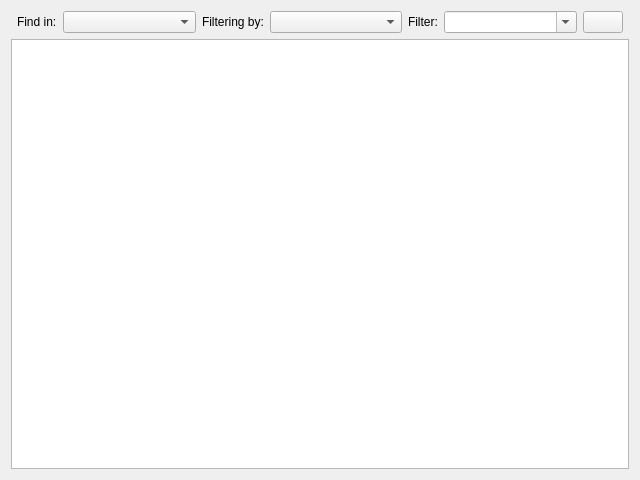
<?xml version="1.0" encoding="UTF-8"?>
<ui version="4.0">
 <class>ReferencesForm</class>
 <widget class="QWidget" name="ReferencesForm">
  <property name="geometry">
   <rect>
    <x>0</x>
    <y>0</y>
    <width>640</width>
    <height>480</height>
   </rect>
  </property>
  <property name="windowTitle">
   <string>Form</string>
  </property>
  <layout class="QGridLayout" name="gridLayout">
   <item row="0" column="1">
    <layout class="QHBoxLayout" name="horizontalLayout">
     <item>
      <widget class="QLabel" name="label">
       <property name="text">
        <string>Find in:</string>
       </property>
      </widget>
     </item>
     <item>
      <widget class="QComboBox" name="type_comboBox">
       <property name="sizePolicy">
        <sizepolicy hsizetype="MinimumExpanding" vsizetype="Fixed">
         <horstretch>0</horstretch>
         <verstretch>0</verstretch>
        </sizepolicy>
       </property>
      </widget>
     </item>
     <item>
      <widget class="QLabel" name="label_2">
       <property name="text">
        <string>Filtering by:</string>
       </property>
      </widget>
     </item>
     <item>
      <widget class="QComboBox" name="properties_comboBox">
       <property name="sizePolicy">
        <sizepolicy hsizetype="MinimumExpanding" vsizetype="Fixed">
         <horstretch>0</horstretch>
         <verstretch>0</verstretch>
        </sizepolicy>
       </property>
      </widget>
     </item>
     <item>
      <widget class="QLabel" name="label_3">
       <property name="text">
        <string>Filter:</string>
       </property>
      </widget>
     </item>
     <item>
      <widget class="QComboBox" name="filter_comboBox">
       <property name="sizePolicy">
        <sizepolicy hsizetype="MinimumExpanding" vsizetype="Fixed">
         <horstretch>0</horstretch>
         <verstretch>0</verstretch>
        </sizepolicy>
       </property>
       <property name="editable">
        <bool>true</bool>
       </property>
      </widget>
     </item>
     <item>
      <widget class="QPushButton" name="clean_pushButton">
       <property name="text">
        <string/>
       </property>
       <property name="icon">
        <iconset resource="resources.qrc">
         <normaloff>:/Icons/icons/Cancel.png</normaloff>:/Icons/icons/Cancel.png</iconset>
       </property>
      </widget>
     </item>
    </layout>
   </item>
   <item row="1" column="0" colspan="3">
    <widget class="InventoryTableView" name="tableView">
     <property name="editTriggers">
      <set>QAbstractItemView::NoEditTriggers</set>
     </property>
     <property name="alternatingRowColors">
      <bool>true</bool>
     </property>
     <property name="selectionBehavior">
      <enum>QAbstractItemView::SelectRows</enum>
     </property>
     <property name="sortingEnabled">
      <bool>true</bool>
     </property>
    </widget>
   </item>
  </layout>
 </widget>
 <customwidgets>
  <customwidget>
   <class>InventoryTableView</class>
   <extends>QTableView</extends>
   <header>inventorytableview.h</header>
  </customwidget>
 </customwidgets>
 <resources>
  <include location="resources.qrc"/>
 </resources>
 <connections/>
</ui>
